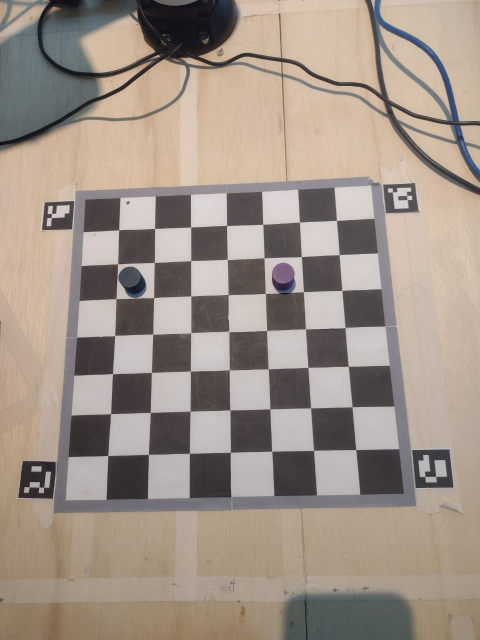
#> input picture IMG-20240822-WA0027.jpg, 960 x 1280 px (shown at 1/2 size)
$ python hough_circle_grey.py
#> lines starting #> are read from the running program, lines starting #| are printed output that depends on the picture; after the words box and inside, x2 and y2 are one past the last pixel; in counts of white or black regions, pixels touching at a corner belong together
import cv2
import numpy as np

def detect_checkers_pieces():
    image_path = input("Digite o caminho completo da imagem: ")
#> the answer given: IMG-20240822-WA0027.jpg
    image = cv2.imread(image_path)
#> image is the input picture: shape (1280, 960, 3); mean B, G, R 135.9, 146.4, 159.2
    if image is None:
        print("Erro: Não foi possível abrir a imagem.")
        return

    # Coordenadas hipotéticas dos cantos, substitua pela detecção automática ou entrada manual
    points_src = np.float32([[100, 100], [700, 100], [700, 700], [100, 700]])
    points_dst = np.float32([[0, 0], [800, 0], [800, 800], [0, 800]])

    # Aplicando a correção de perspectiva
    matrix = cv2.getPerspectiveTransform(points_src, points_dst)
    image = cv2.warpPerspective(image, matrix, (800, 800))
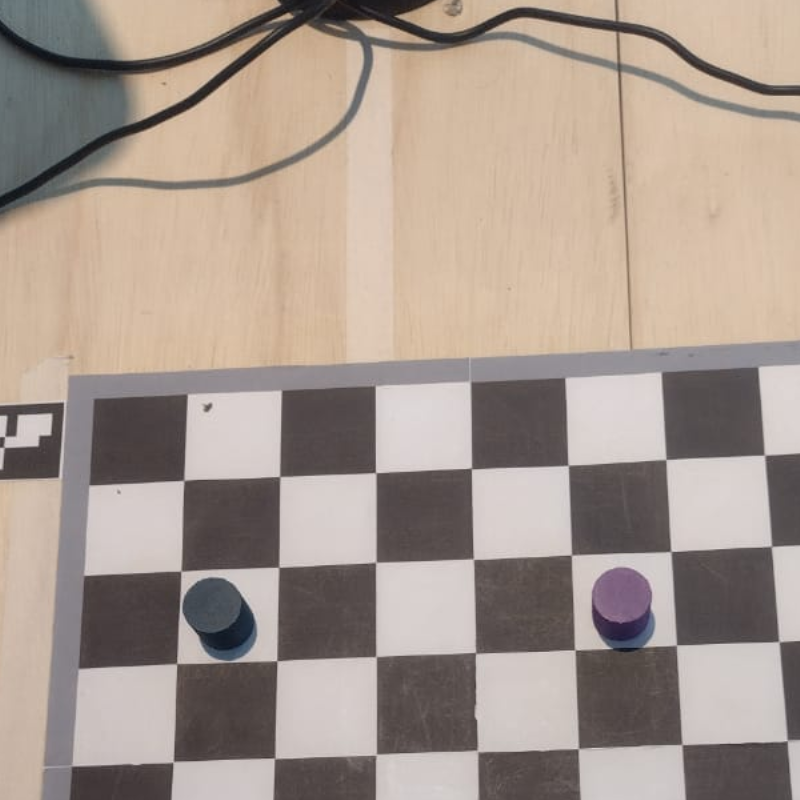
#> image: shape (800, 800, 3); mean B, G, R 143.2, 152.9, 167.2

    # Processamento para detecção de círculos
    gray = cv2.cvtColor(image, cv2.COLOR_BGR2GRAY)
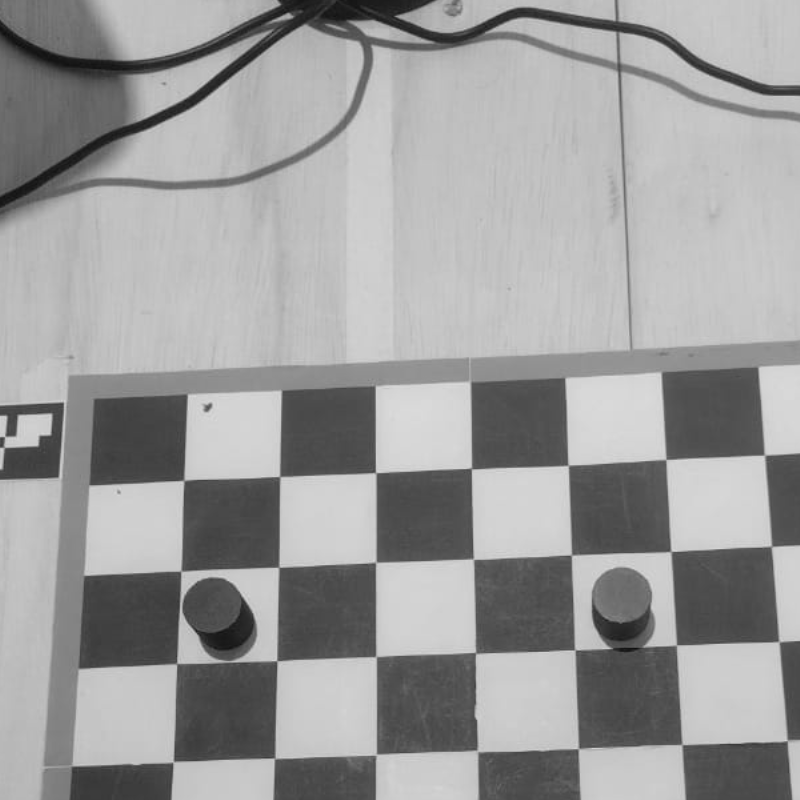
#> gray: shape (800, 800); min 14, max 220, mean 156.1
    blur = cv2.GaussianBlur(gray, (9, 9), 2)
    circles = cv2.HoughCircles(blur, cv2.HOUGH_GRADIENT, 1, 40, param1=50, param2=30, minRadius=10, maxRadius=40)
#> circles = [[621.5, 598.5, 31.4], [213.5, 606.5, 29.9]]

    if circles is not None:
        circles = np.uint16(np.around(circles))
#> circles = [[622, 598, 31], [214, 606, 30]]
        for i in circles[0, :]:
            cv2.circle(image, (i[0], i[1]), i[2], (0, 255, 0), 2)
            cv2.circle(image, (i[0], i[1]), 2, (0, 0, 255), 3)
#> this loop made 2 passes
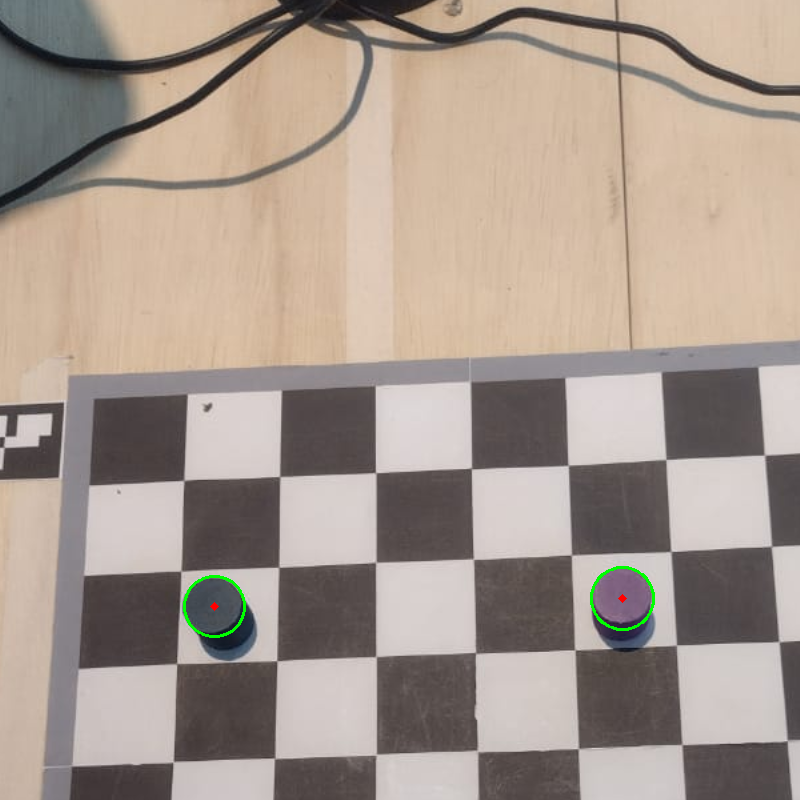
#> image: shape (800, 800, 3); 0.19% of pixels changed, all inside (x1, y1, x2, y2) = (183, 566, 655, 638)

    cv2.imshow('Detected Checkers', image)
    cv2.waitKey(0)
    cv2.destroyAllWindows()

detect_checkers_pieces()

$ run again, on IMG-20240822-WA0029.jpg
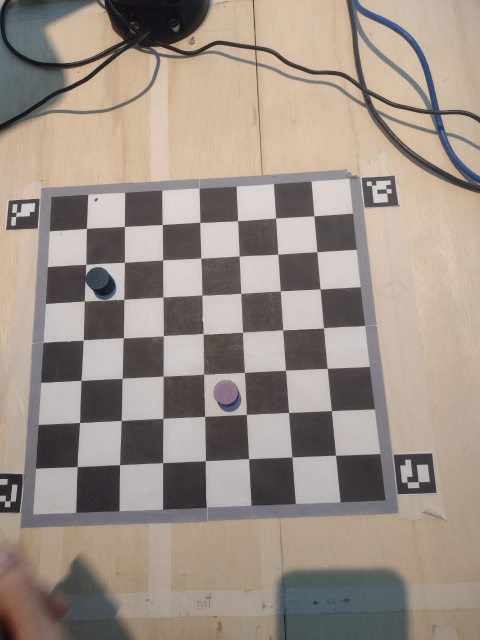
#> input picture IMG-20240822-WA0029.jpg, 960 x 1280 px (shown at 1/2 size)
#> in detect_checkers_pieces, image is the input picture: shape (1280, 960, 3); mean B, G, R 134.5, 144.2, 156.1
#> in detect_checkers_pieces, `gray = cv2.cvtColor(image, cv2.COLOR_BGR2GRAY)`:
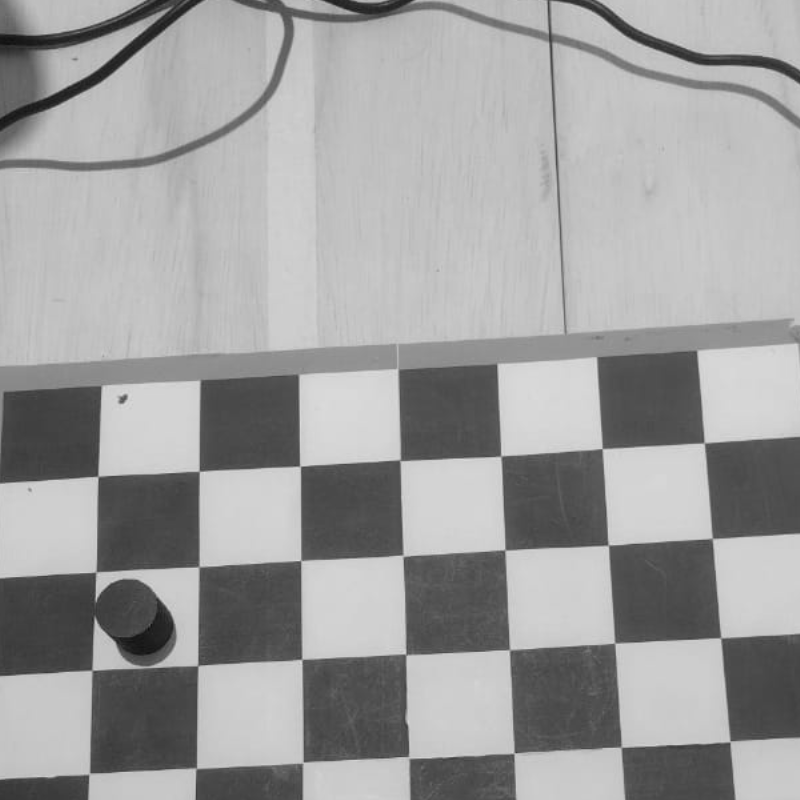
#> gray: shape (800, 800); min 14, max 222, mean 158.4
#> in detect_checkers_pieces, `circles = cv2.HoughCircles(blur, cv2.HOUGH_GRADIENT, 1, 40, param1=50,..`: circles = [[144.5, 633.5, 31.6]]
#> in detect_checkers_pieces, `circles = np.uint16(np.around(circles))`: circles = [[144, 634, 32]]
#> the loop in detect_checkers_pieces, `for i in circles[0, :]:` made 1 pass
#> after the loop in detect_checkers_pieces, `for i in circles[0, :]:`:
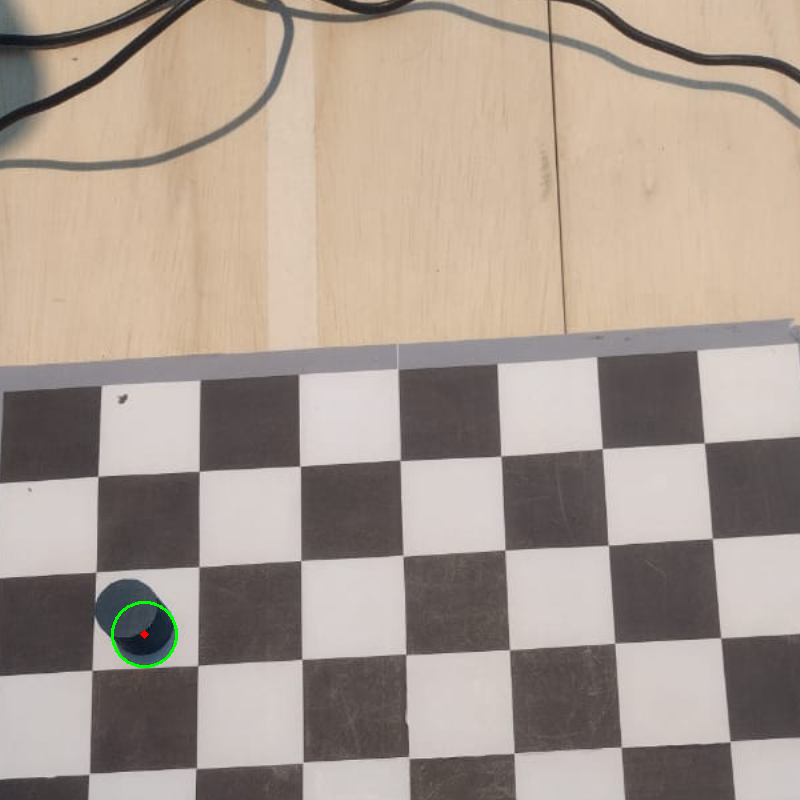
#> image: shape (800, 800, 3); mean B, G, R 144.6, 155.5, 169.5

$ run again, on IMG-20240822-WA0030.jpg
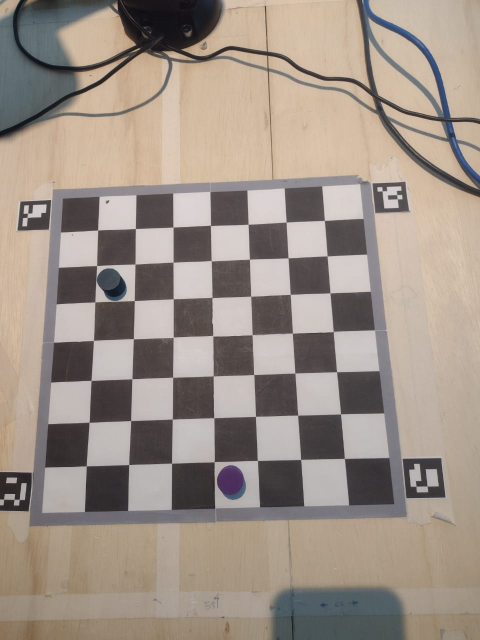
#> input picture IMG-20240822-WA0030.jpg, 960 x 1280 px (shown at 1/2 size)
#> in detect_checkers_pieces, image is the input picture: shape (1280, 960, 3); mean B, G, R 135.2, 145.2, 157.4
#> in detect_checkers_pieces, `gray = cv2.cvtColor(image, cv2.COLOR_BGR2GRAY)`:
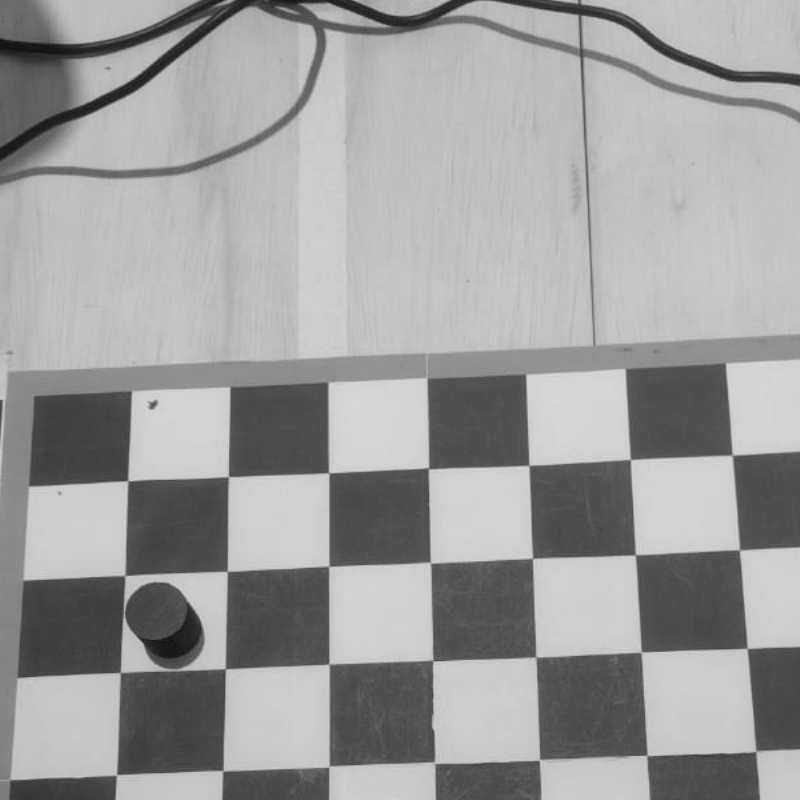
#> gray: shape (800, 800); min 17, max 221, mean 156.8
#> in detect_checkers_pieces, `circles = cv2.HoughCircles(blur, cv2.HOUGH_GRADIENT, 1, 40, param1=50,..`: circles = [[156.5, 609.5, 29.4]]
#> in detect_checkers_pieces, `circles = np.uint16(np.around(circles))`: circles = [[156, 610, 29]]
#> the loop in detect_checkers_pieces, `for i in circles[0, :]:` made 1 pass
#> after the loop in detect_checkers_pieces, `for i in circles[0, :]:`:
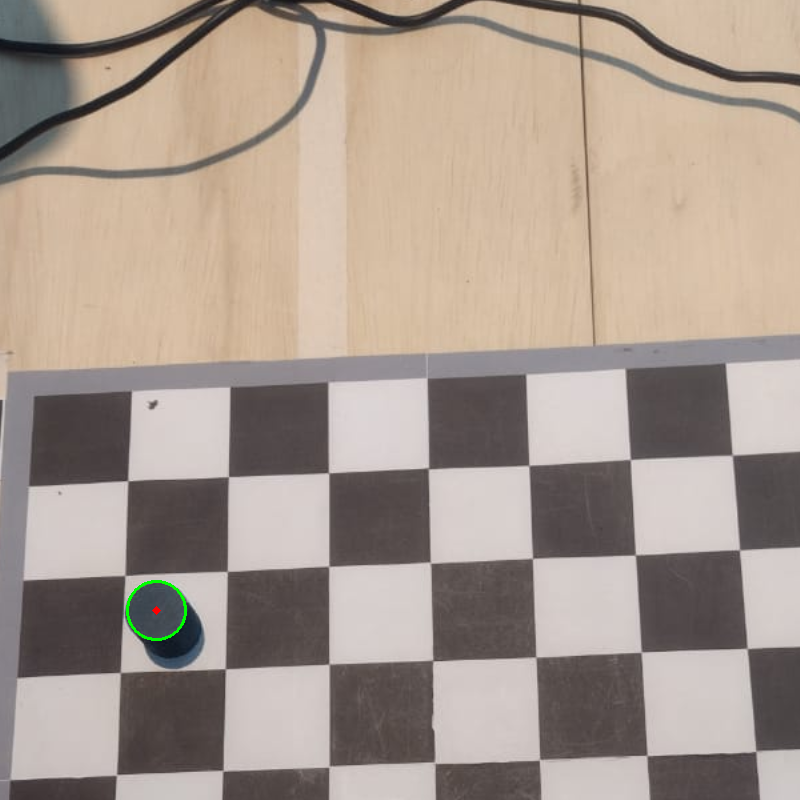
#> image: shape (800, 800, 3); mean B, G, R 143.4, 153.9, 168

$ run again, on IMG-20240822-WA0031.jpg
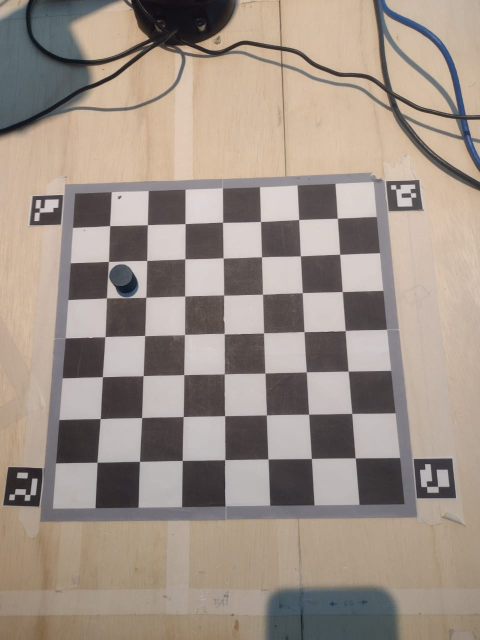
#> input picture IMG-20240822-WA0031.jpg, 960 x 1280 px (shown at 1/2 size)
#> in detect_checkers_pieces, image is the input picture: shape (1280, 960, 3); mean B, G, R 135, 145.1, 158.1
#> in detect_checkers_pieces, `gray = cv2.cvtColor(image, cv2.COLOR_BGR2GRAY)`:
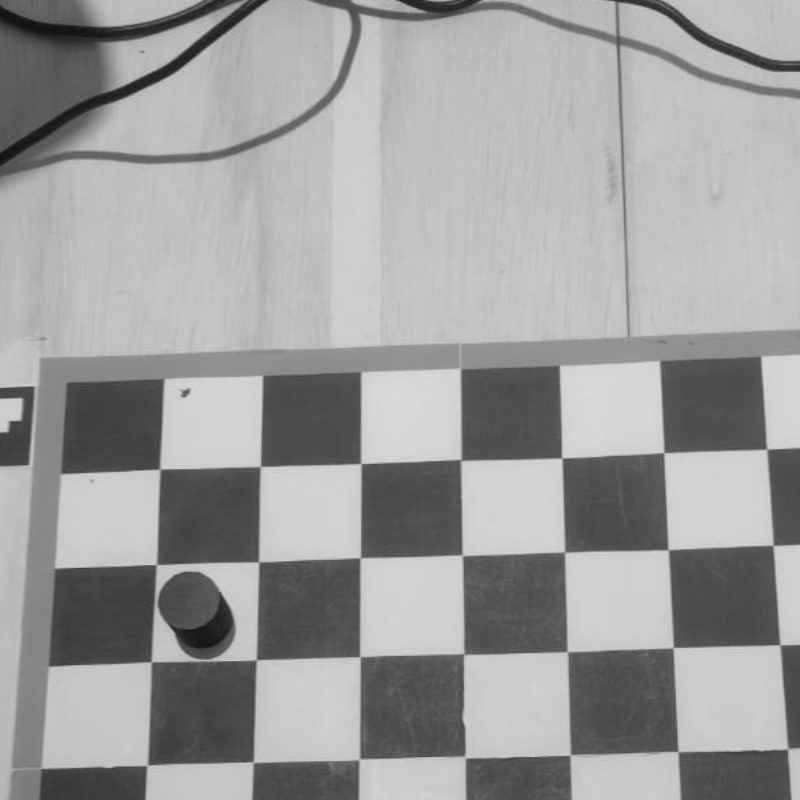
#> gray: shape (800, 800); min 14, max 218, mean 156.8
#> in detect_checkers_pieces, `circles = cv2.HoughCircles(blur, cv2.HOUGH_GRADIENT, 1, 40, param1=50,..`: circles = [[204.5, 628.5, 30.2]]
#> in detect_checkers_pieces, `circles = np.uint16(np.around(circles))`: circles = [[204, 628, 30]]
#> the loop in detect_checkers_pieces, `for i in circles[0, :]:` made 1 pass
#> after the loop in detect_checkers_pieces, `for i in circles[0, :]:`:
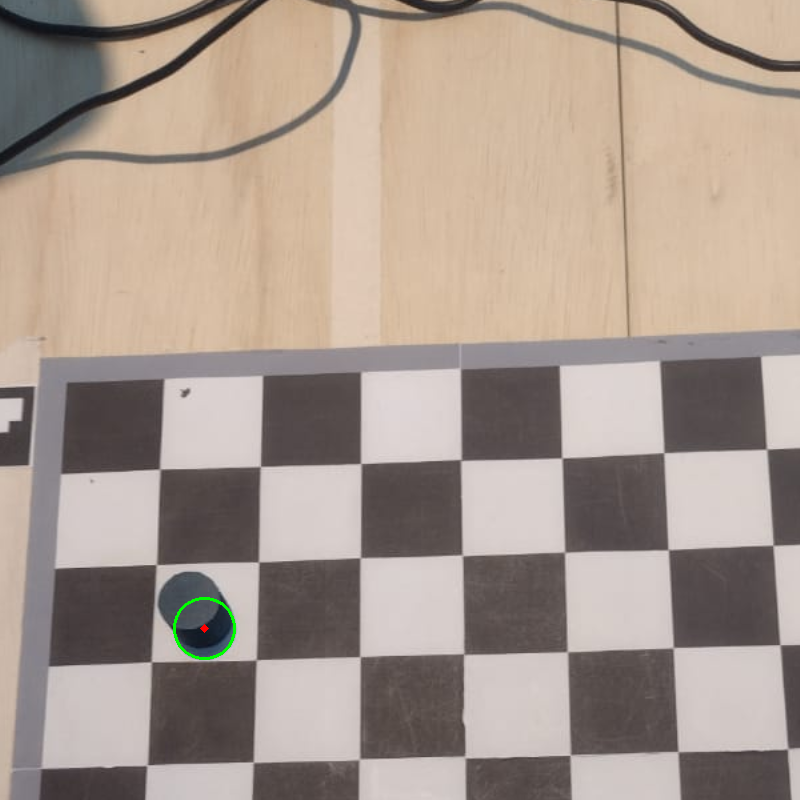
#> image: shape (800, 800, 3); mean B, G, R 143.3, 153.6, 168.4
